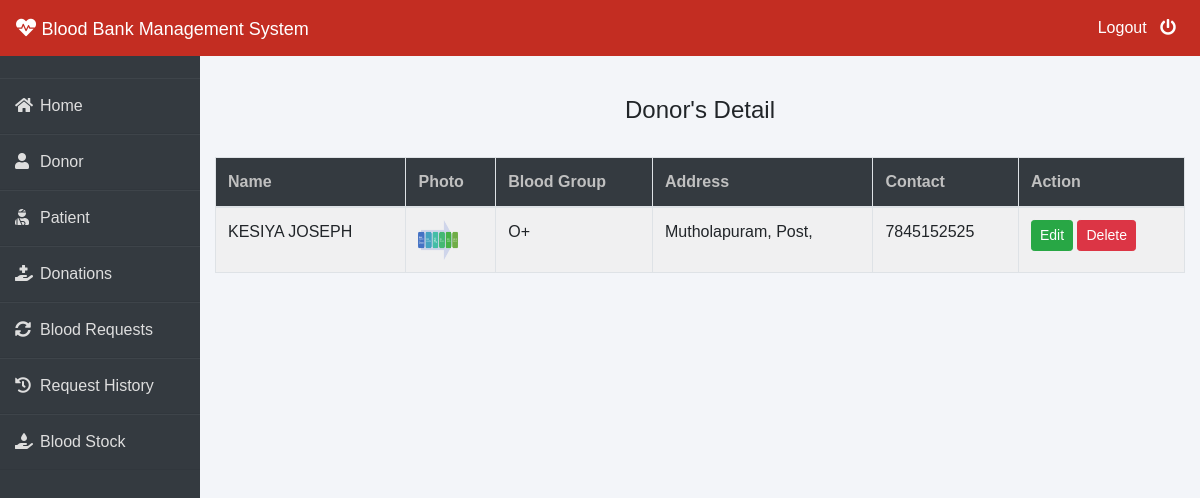
Page /admin-donor (signed in) on the committed database.
### donor/models.py (models this page shows, shortened)
class Donor(models.Model):
    user=models.OneToOneField(User,on_delete=models.CASCADE)
    profile_pic= models.ImageField(upload_to='profile_pic/Donor/',null=True,blank=True)
    bloodgroup=models.CharField(max_length=10)
    address = models.CharField(max_length=40)
    mobile = models.CharField(max_length=20,null=False)
    @property
    def get_name(self):
        return self.user.first_name+" "+self.user.last_name

### blood/views.py (the view)
# urls.py: path('admin-donor', views.admin_donor_view,name='admin-donor'),
@login_required(login_url='adminlogin')
def admin_donor_view(request):
    donors=dmodels.Donor.objects.all()
    return render(request,'blood/admin_donor.html',{'donors':donors})

### templates/blood/admin_donor.html
{% extends 'blood/adminbase.html' %}
{% block content %}
{% load widget_tweaks %}
{%load static%}
<br><br>
<div class="container">
    <H4 class="text-center">Donor's Detail</H4><br>
    <table class="table table-light table-hover table-bordered table-striped">
        <thead class="bg-dark">
            <tr>
                <th scope="col" style="color: rgb(192, 192, 192);">Name</th>
                <th scope="col" style="color: rgb(192, 192, 192);">Photo</th>
                <th scope="col" style="color: rgb(192, 192, 192);">Blood Group</th>
                <th scope="col" style="color: rgb(192, 192, 192);">Address</th>
                <th scope="col" style="color: rgb(192, 192, 192);">Contact</th>
                <th style="color: rgb(192, 192, 192);">Action</th>
            </tr>
        </thead>
        <tbody>
            {% for t in donors %}
            <tr>
                <td> {{t.get_name}}</td>
                <td> <img src="{% static t.profile_pic.url %}" alt="Profile Pic" height="40px" width="40px" /></td>
                <td>{{t.bloodgroup}}</td>
                <td>{{t.address}}</td>
                <td>{{t.mobile}}</td>
                <td>
                    <button class="btn btn-success btn-sm"><a  style="text-decoration: none;color: white;" href="{% url 'update-donor' t.id  %}">Edit</a> </button>
                    <button class="btn btn-danger btn-sm"><a  style="text-decoration: none;color: white;" href="{% url 'delete-donor' t.id  %}">Delete</a> </button>
                </td>
            </tr>
            {% endfor %}
        </tbody>
    </table>
</div>
{% endblock content %}

### templates/blood/adminbase.html (style rules this page uses)
* { margin: 0; padding: 0; box-sizing: border-box; list-style: none; text-decoration: none; font-family: 'Josefin Sans', sans-serif; }
body { background-color: #f3f5f9; }

### rows in the picture
Donor: get_name "KESIYA JOSEPH", profile_pic (picture), bloodgroup "O+", address "Mutholapuram, Post,", mobile "7845152525"
